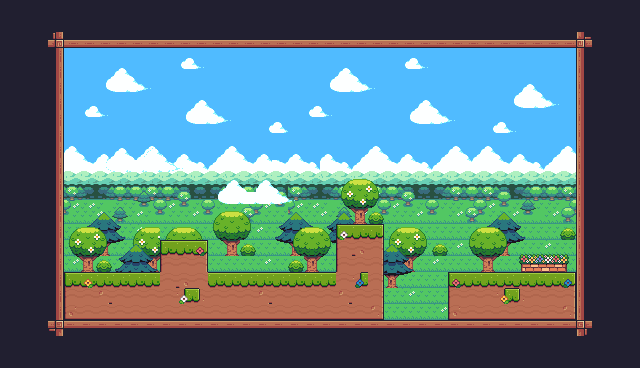

A level layout from a 2D game, rendered from its tile map. Below: a short description, then the map file with tile-grid data replaced by summaries:
An orthogonal 40x23 tile map with 16x16 px tiles, 8 tile layers (Tile Layer 1, Tile Layer 2, Tile Layer 6, Tile Layer 7, ...), 9 tilesets.

<map version="1.10" tiledversion="1.10.2" orientation="orthogonal" renderorder="right-down" width="40" height="23" tilewidth="16" tileheight="16" infinite="0" nextlayerid="10" nextobjectid="1">
 <tileset firstgid="1" source="general terrain.tsx" />
 <tileset firstgid="243" source="sky.tsx" />
 <tileset firstgid="477" source="earth entity 05.tsx" />
 <tileset firstgid="711" source="sky complete.tsx" />
 <tileset firstgid="945" source="earth entity 03.tsx" />
 <tileset firstgid="1085" source="earth entity 06.tsx" />
 <tileset firstgid="1319" source="clouds.tsx" />
 <tileset firstgid="1553" source="earth entity 04.tsx" />
 <tileset firstgid="1557" source="earth entity 02.tsx" />
 <layer id="1" name="Tile Layer 1" width="40" height="23">
  <data>[920 cells, 920 non-empty, 244 distinct tile ids]</data>
 </layer>
 <layer id="2" name="Tile Layer 2" width="40" height="23">
  <data>[920 cells, 544 non-empty, 234 distinct tile ids]</data>
 </layer>
 <layer id="6" name="Tile Layer 6" width="40" height="23">
  <data>[920 cells, 160 non-empty, 43 distinct tile ids]</data>
 </layer>
 <layer id="7" name="Tile Layer 7" width="40" height="23">
  <data>[920 cells, 0 non-empty, 0 distinct tile ids]</data>
 </layer>
 <layer id="5" name="Tile Layer 5" width="40" height="23">
  <data>[920 cells, 70 non-empty, 27 distinct tile ids]</data>
 </layer>
 <layer id="4" name="Tile Layer 4" width="40" height="23">
  <data>[920 cells, 62 non-empty, 36 distinct tile ids]</data>
 </layer>
 <layer id="3" name="Tile Layer 3" width="40" height="23" offsetx="0.847458" offsety="-0.847458">
  <data>[920 cells, 138 non-empty, 24 distinct tile ids]</data>
 </layer>
 <layer id="8" name="Tile Layer 8" width="40" height="23">
  <data>[920 cells, 8 non-empty, 4 distinct tile ids]</data>
 </layer>
</map>
